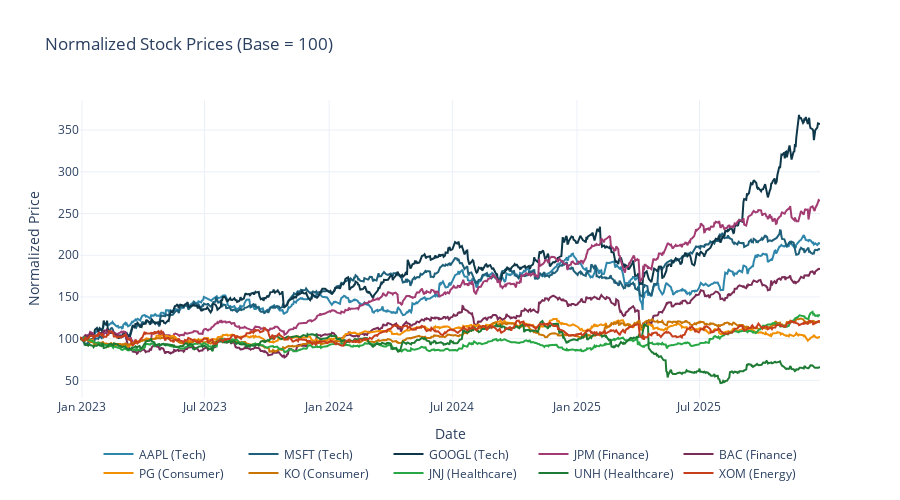

Notebook code for this chart:
### Markdown cell above
## 2. Exploratory Data Analysis

Let's visualize our data to understand the characteristics of each stock before optimization.

### Code cell
# Calculate daily returns
returns = prices.pct_change().dropna()

# Normalize prices (all start at 100)
normalized_prices = (prices / prices.iloc[0]) * 100

# Interactive normalized price chart
fig = go.Figure()

sector_colors = {
    'Tech': ['#2E86AB', '#1E5F7A', '#0E3849'],
    'Finance': ['#A23B72', '#7A2C56'],
    'Consumer': ['#F18F01', '#C97401'],
    'Healthcare': ['#28A745', '#1E7B34'],
    'Energy': ['#C73E1D']
}

color_idx = 0
for sector, tickers in TICKERS.items():
    colors = sector_colors[sector]
    for i, ticker in enumerate(tickers):
        fig.add_trace(go.Scatter(
            x=normalized_prices.index,
            y=normalized_prices[ticker],
            mode='lines',
            name=f'{ticker} ({sector})',
            line=dict(color=colors[i % len(colors)], width=2),
            hovertemplate=f'{ticker}<br>Date: %{{x}}<br>Value: %{{y:.2f}}<extra></extra>'
        ))

fig.update_layout(
    title='Normalized Stock Prices (Base = 100)',
    xaxis_title='Date',
    yaxis_title='Normalized Price',
    hovermode='x unified',
    template='plotly_white',
    height=500,
    legend=dict(
        orientation="h",
        yanchor="bottom",
        y=-0.3,
        xanchor="center",
        x=0.5
    )
)
fig.show()

### Figure 1 — Plotly figure (JSON) as saved in the notebook; plotly's stock layout.template omitted (floating-point values rounded to 4 significant figures; data arrays with more than 128 entries replaced by an {"elided": "..."} marker saying what was removed)
{"data": [{"hovertemplate": "AAPL<br>Date: %{x}<br>Value: %{y:.2f}<extra></extra>", "line": {"color": "#2E86AB", "width": 2}, "mode": "lines", "name": "AAPL (Tech)", "type": "scatter", "x": {"elided": "751 str values"}, "y": {"elided": "751 float values"}}, {"hovertemplate": "MSFT<br>Date: %{x}<br>Value: %{y:.2f}<extra></extra>", "line": {"color": "#1E5F7A", "width": 2}, "mode": "lines", "name": "MSFT (Tech)", "type": "scatter", "x": {"elided": "751 str values"}, "y": {"elided": "751 float values"}}, {"hovertemplate": "GOOGL<br>Date: %{x}<br>Value: %{y:.2f}<extra></extra>", "line": {"color": "#0E3849", "width": 2}, "mode": "lines", "name": "GOOGL (Tech)", "type": "scatter", "x": {"elided": "751 str values"}, "y": {"elided": "751 float values"}}, {"hovertemplate": "JPM<br>Date: %{x}<br>Value: %{y:.2f}<extra></extra>", "line": {"color": "#A23B72", "width": 2}, "mode": "lines", "name": "JPM (Finance)", "type": "scatter", "x": {"elided": "751 str values"}, "y": {"elided": "751 float values"}}, {"hovertemplate": "BAC<br>Date: %{x}<br>Value: %{y:.2f}<extra></extra>", "line": {"color": "#7A2C56", "width": 2}, "mode": "lines", "name": "BAC (Finance)", "type": "scatter", "x": {"elided": "751 str values"}, "y": {"elided": "751 float values"}}, {"hovertemplate": "PG<br>Date: %{x}<br>Value: %{y:.2f}<extra></extra>", "line": {"color": "#F18F01", "width": 2}, "mode": "lines", "name": "PG (Consumer)", "type": "scatter", "x": {"elided": "751 str values"}, "y": {"elided": "751 float values"}}, {"hovertemplate": "KO<br>Date: %{x}<br>Value: %{y:.2f}<extra></extra>", "line": {"color": "#C97401", "width": 2}, "mode": "lines", "name": "KO (Consumer)", "type": "scatter", "x": {"elided": "751 str values"}, "y": {"elided": "751 float values"}}, {"hovertemplate": "JNJ<br>Date: %{x}<br>Value: %{y:.2f}<extra></extra>", "line": {"color": "#28A745", "width": 2}, "mode": "lines", "name": "JNJ (Healthcare)", "type": "scatter", "x": {"elided": "751 str values"}, "y": {"elided": "751 float values"}}, {"hovertemplate": "UNH<br>Date: %{x}<br>Value: %{y:.2f}<extra></extra>", "line": {"color": "#1E7B34", "width": 2}, "mode": "lines", "name": "UNH (Healthcare)", "type": "scatter", "x": {"elided": "751 str values"}, "y": {"elided": "751 float values"}}, {"hovertemplate": "XOM<br>Date: %{x}<br>Value: %{y:.2f}<extra></extra>", "line": {"color": "#C73E1D", "width": 2}, "mode": "lines", "name": "XOM (Energy)", "type": "scatter", "x": {"elided": "751 str values"}, "y": {"elided": "751 float values"}}], "layout": {"height": 500, "hovermode": "x unified", "legend": {"orientation": "h", "x": 0.5, "xanchor": "center", "y": -0.3, "yanchor": "bottom"}, "title": {"text": "Normalized Stock Prices (Base = 100)"}, "xaxis": {"title": {"text": "Date"}}, "yaxis": {"title": {"text": "Normalized Price"}}}}
